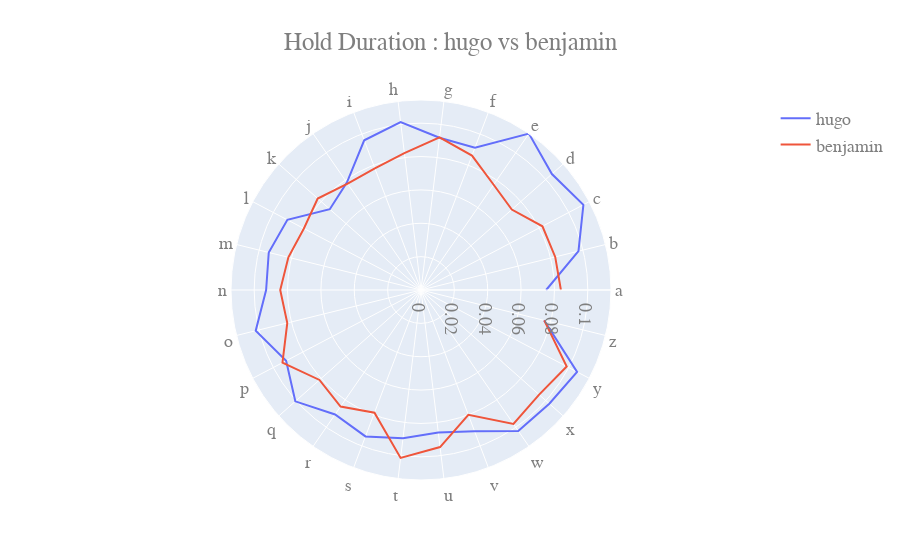

The code cell stored with this chart in its notebook:
### Code cell
def performance_polygon(Username, criterias):
        colors = ["blue", "red", "green", "orange", "brown", "deeppink","sienna",
                "gold", "olivedrab", "mediumspringgreen", "navy", "plum", "cadetblue", "darkmagenta"
                , "black"]
        fig = go.Figure()
        for i in range (0,len(Username)):
            user = pd.read_csv(path_reference+Username[i]+".csv",  sep="|", names=columns_ref, encoding = "ISO-8859-1")
            user = user.reset_index(drop=True)
            user = user.drop([0])
            user = user.reset_index(drop=True)
            user["HD_mean"] = pd.to_numeric(user["HD_mean"], downcast="float")

            user = user.sort_values("Key")
            a = getPosa(user)
            values1 = user.iloc[a:a+26, 2]
            
            fig.add_trace(go.Scatterpolar(
                r=values1,
                theta=criterias,
                name=Username[i]
            ))
        name = ""
        for i in Username:
            name += i + " vs "
        size = len(name)
        name = name[:size - 3]
        fig.update_layout(
            title="Hold Duration : "+ name,
            xaxis_title="x Axis Title",
            yaxis_title="y Axis Title",
            font=dict(
                family="Courier New, monospace",
                size=18,
                color="#7f7f7f"
            )
        )   
        fig.update_layout(title_text="Hold Duration : "+ name, title_x=0.5) 
        fig.show()

            
        

criterias = listAlphabet()
print(criterias)
performance_polygon(["hugo", "benjamin"], criterias)

### Figure 1 — Plotly figure (JSON) as saved in the notebook; plotly's stock layout.template omitted (floating-point values rounded to 4 significant figures)
{"data": [{"name": "hugo", "r": [0.075, 0.09722, 0.1099, 0.1048, 0.1139, 0.09117, 0.09193, 0.1014, 0.096, 0.07824, 0.07305, 0.09046, 0.09399, 0.09284, 0.102, 0.09131, 0.1006, 0.09067, 0.09387, 0.08949, 0.0861, 0.09049, 0.1026, 0.1028, 0.1057, 0.07602], "theta": ["a", "b", "c", "d", "e", "f", "g", "h", "i", "j", "k", "l", "m", "n", "o", "p", "q", "r", "s", "t", "u", "v", "w", "x", "y", "z"], "type": "scatterpolar"}, {"name": "benjamin", "r": [0.08387, 0.08286, 0.08222, 0.07272, 0.07667, 0.0862, 0.09213, 0.0827, 0.07801, 0.07741, 0.08273, 0.07929, 0.08187, 0.08438, 0.08256, 0.09378, 0.0813, 0.08488, 0.07868, 0.1014, 0.09484, 0.08005, 0.09756, 0.0946, 0.09864, 0.07611], "theta": ["a", "b", "c", "d", "e", "f", "g", "h", "i", "j", "k", "l", "m", "n", "o", "p", "q", "r", "s", "t", "u", "v", "w", "x", "y", "z"], "type": "scatterpolar"}], "layout": {"font": {"color": "#7f7f7f", "family": "Courier New, monospace", "size": 18}, "title": {"text": "Hold Duration : hugo vs benjamin ", "x": 0.5}, "xaxis": {"title": {"text": "x Axis Title"}}, "yaxis": {"title": {"text": "y Axis Title"}}}}
